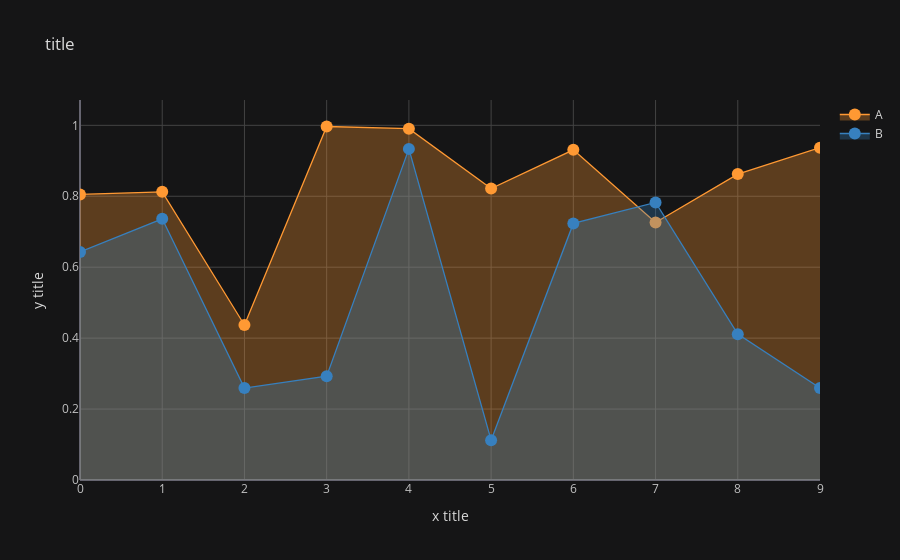

Write notebook code for a chart like this one.
### Code cell
df.iplot(kind='scatter',
         theme='solar',
         mode='lines+markers',
         fill=True,
         xTitle='x title',
         yTitle='y title',
         title='title')

### Figure 1 — Plotly figure (JSON) as saved in the notebook; plotly's stock layout.template omitted (floating-point values rounded to 4 significant figures)
{"data": [{"fill": "tozeroy", "fillcolor": "rgba(255, 153, 51, 0.3)", "line": {"color": "rgba(255, 153, 51, 1.0)", "dash": "solid", "shape": "linear", "width": 1.3}, "marker": {"size": 12, "symbol": "circle"}, "mode": "lines+markers", "name": "A", "text": "", "type": "scatter", "x": [0, 1, 2, 3, 4, 5, 6, 7, 8, 9], "y": [0.8051, 0.8126, 0.4371, 0.9967, 0.9906, 0.8219, 0.9309, 0.7262, 0.8625, 0.9371]}, {"fill": "tozeroy", "fillcolor": "rgba(55, 128, 191, 0.3)", "line": {"color": "rgba(55, 128, 191, 1.0)", "dash": "solid", "shape": "linear", "width": 1.3}, "marker": {"size": 12, "symbol": "circle"}, "mode": "lines+markers", "name": "B", "text": "", "type": "scatter", "x": [0, 1, 2, 3, 4, 5, 6, 7, 8, 9], "y": [0.6431, 0.7365, 0.2593, 0.2925, 0.9336, 0.1123, 0.7234, 0.7824, 0.4113, 0.2593]}], "layout": {"legend": {"bgcolor": "#151516", "font": {"color": "#D9D9D9"}}, "paper_bgcolor": "#151516", "plot_bgcolor": "#151516", "title": {"font": {"color": "#D9D9D9"}, "text": "title"}, "xaxis": {"gridcolor": "#434343", "showgrid": true, "tickfont": {"color": "#C2C2C2"}, "title": {"font": {"color": "#D9D9D9"}, "text": "x title"}, "zerolinecolor": "#666570"}, "yaxis": {"gridcolor": "#434343", "showgrid": true, "tickfont": {"color": "#C2C2C2"}, "title": {"font": {"color": "#D9D9D9"}, "text": "y title"}, "zerolinecolor": "#666570"}}}
